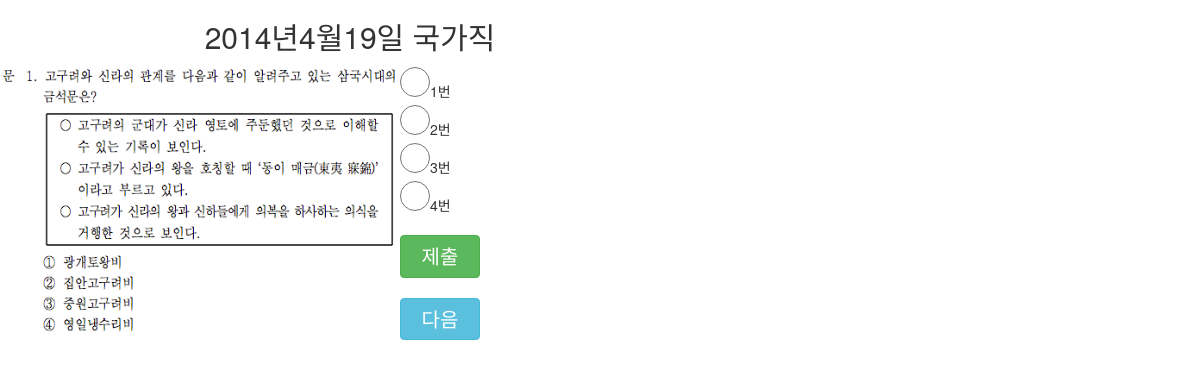
/korean_black_page/8/, run on the app's committed database.
### Main/models.py (models this page shows)
class QuestionSet(models.Model):
    name = models.CharField(max_length=255)
    type = models.IntegerField()
    set_num = models.IntegerField()
    objects = QuestionSetManager()

class Question(models.Model):
    url = models.CharField(max_length=255)
    answer = models.IntegerField()
    correct = models.BooleanField()
    question_set = models.ForeignKey(QuestionSet)
    objects = QuestionManager()

### Main/views.py (the view)
# urls.py: url(r'^korean_black_page/(?P<set_id>\d+)/', korean_black_page, name='korean_black_page'),
def korean_black_page(request, set_id):
    questionset = QuestionSet.objects.filter(id=set_id)[0]
    questions = questionset.question_set.all()
    return render_to_response('korean_black_page.html', RequestContext(request, {'questions' : questions, 'questionset' : questionset}))

### templates/korean_black_page.html (shortened to what this page needs)
<!DOCTYPE html>
<html>
<head lang="en">
</head>
<link href="{{STATIC_URL}}bootstrap/css/bootstrap.min.css" rel="stylesheet" media="screen">
<body>
<div class="mainDiv">
    <div class="subDiv">
        <h2 style="text-align:center">{{ questionset.name }}</h2>
        {% for question in questions %}
            {% if forloop.counter0 == 0 %}
                <img src="{{ STATIC_URL }}{{question.question_set.name}}/{{ question.url }}.png" id="{{ question.id }}" class="img{{forloop.counter0}}">
            {% else %}
                <img src="{{ STATIC_URL }}{{question.question_set.name}}/{{ question.url }}.png" id="{{ question.id }}" class="img{{forloop.counter0}}">
            {% endif %}
        {% endfor %}
        <div class="mainAnswerDiv">
            <form>
                <div class="answerDiv"><input type="radio" name="answer" value="0" class="answer">1번</div>
                <div class="answerDiv"><input type="radio" name="answer" value="1" class="answer">2번</div>
                <div class="answerDiv"><input type="radio" name="answer" value="2" class="answer">3번</div>
                <div class="answerDiv"><input type="radio" name="answer" value="3" class="answer">4번</div>
                <button type="button" class="btn btn-success transbtn" onclick="javascript:checkAnswer();" style="margin-top:20px; width: 80px;font-size:20px;">제출</button>
                <button type="button" class="btn  btn-info transbtn" onclick="javascript:nextQuestion();" style="margin-top:20px; width: 80px;font-size:20px;">다음</button>
            </form>
        </div>
    </div>
</div>
</body>
</html>

### templates/korean_black_page.html (style rules this page uses)
@media screen and (min-width: 401px) { .answer { width : 30px; height : 30px; } }
@media screen and (min-width: 401px) { .mainDiv { width:700px; } }
@media screen and (min-width: 401px) { .subDiv { width:700px; float:left; } }
@media screen and (min-width: 401px) { img { float:left;max-width:400px;max-height:400px;display: none; } }
@media screen and (min-width: 401px) { .img0 { float:left;max-width:400px;max-height:400px;display: block; } }
@media screen and (min-width: 401px) { .mainAnswerDiv { float:left; width : 80px; height : 450px; } }

### data on the page
QuestionSet: name "2014년4월19일 국가직"
Question: question_set.name (picture)
